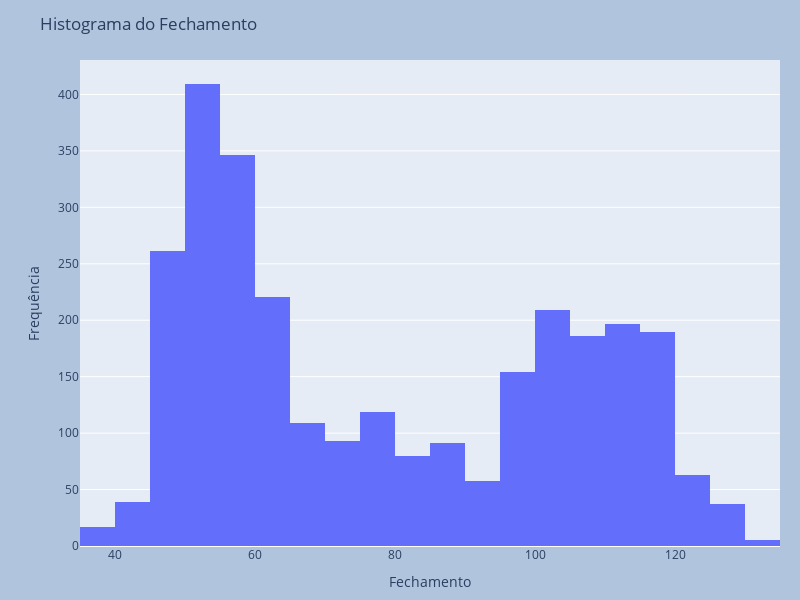

Write notebook code for a chart like this one.
### Markdown cell above
### Distribuição das variáveis

### Code cell
fig = px.histogram(df, x = 'fechamento', nbins = 20, width = 800, height = 600)

fig.update_layout(
    margin = dict(l = 80, r = 20, t = 60, b = 50),
    paper_bgcolor = 'LightSteelBlue',
    title = 'Histograma do Fechamento',
    xaxis_title = 'Fechamento',
    yaxis_title = 'Frequência'
)

fig.show()

### Figure 1 — Plotly figure (JSON) as saved in the notebook; plotly's stock layout.template omitted (floating-point values rounded to 4 significant figures; data arrays with more than 128 entries replaced by an {"elided": "..."} marker saying what was removed)
{"data": [{"alignmentgroup": "True", "bingroup": "x", "hovertemplate": "fechamento=%{x}<br>count=%{y}<extra></extra>", "legendgroup": "", "marker": {"color": "#636efa", "pattern": {"shape": ""}}, "name": "", "nbinsx": 20, "offsetgroup": "", "orientation": "v", "showlegend": false, "type": "histogram", "x": {"elided": "2884 float values"}, "xaxis": "x", "yaxis": "y"}], "layout": {"barmode": "relative", "height": 600, "legend": {"tracegroupgap": 0}, "margin": {"b": 50, "l": 80, "r": 20, "t": 60}, "paper_bgcolor": "LightSteelBlue", "title": {"text": "Histograma do Fechamento"}, "width": 800, "xaxis": {"anchor": "y", "domain": [0, 1], "title": {"text": "Fechamento"}}, "yaxis": {"anchor": "x", "domain": [0, 1], "title": {"text": "Frequência"}}}}
